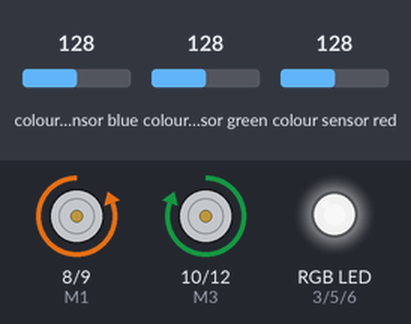
Bench run of a sketch on a simulated Arduino Uno, built with avr-gcc and run on an emulated ATmega328P. On the bench: motor-driver pin pairs drawn as motors (green arrow = first pin HIGH = forward, orange = second pin HIGH = backward, longer = more drive), an RGB LED mixed from three pins (HIGH = lit). Inputs (shaded band) come from the test bench; at power-on: colour sensor red 128, colour sensor blue 128, colour sensor green 128. Dim RGB values are drawn brighter than linear; what the sketch prints to the serial monitor is not drawn.

Above: at 1.3 s.
1.4 s: colour sensor red set to 191
At 2.2 s:
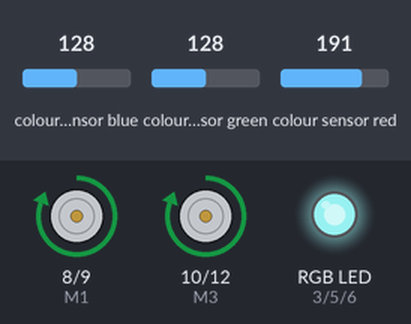
3.0 s: colour sensor blue set to 134
At 3.8 s:
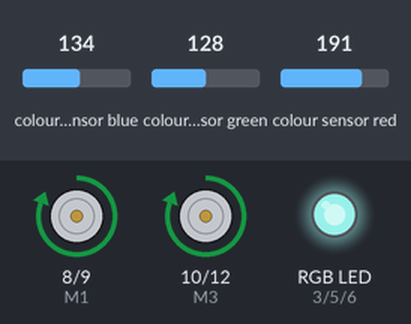
4.5 s: colour sensor blue set to 140
At 6.3 s:
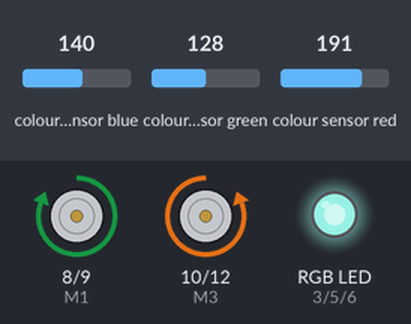
7.5 s: colour sensor green set to 191
At 8.4 s:
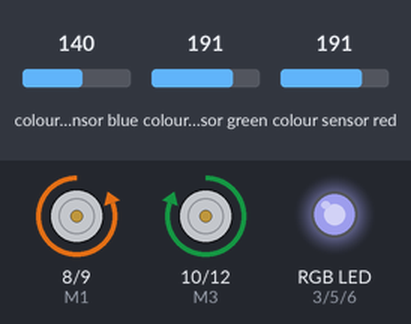
10.5 s: colour sensor green set to 250
At 11.2 s:
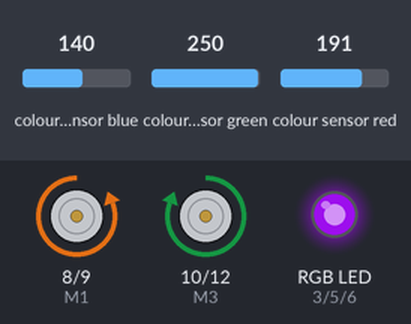
13.5 s: colour sensor red set to 5
At 14.4 s:
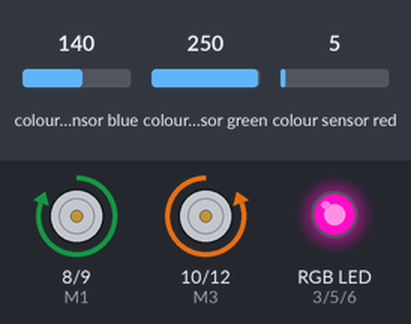
Timing chart, 0 to 17.5 s (numbered marks = the images above; inputs shaded):
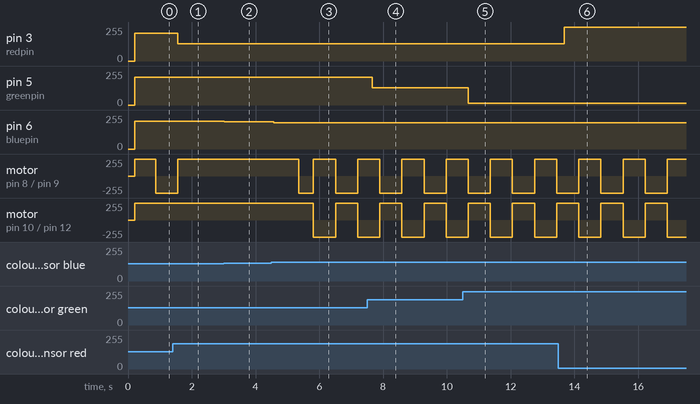

Measured:
- the behaviour switches between 136 and 137 on colour sensor blue (found by bisection; images 2 and 3)
- after the input at 1.4 s, pin 3 (redpin): 209/255 → 131/255 after 0.17 s; motor on pin 8 (M1) / pin 9 (M2): goes on until 1.6 s, then stays forward 255/255; motor on pin 10 (M3) / pin 12 (M4): stays forward 255/255 (without the input it goes to backward 255/255 after 0.17 s)
- after the input at 3.0 s, pin 6 (bluepin): 209/255 → 203/255 at once
- after the input at 4.5 s, pin 6 (bluepin): 203/255 → 198/255 after 0.07 s; motor on pin 8 (M1) / pin 9 (M2): forward 255/255 → backward 255/255 after 0.85 s, → forward 255/255 0.46 s later, → backward 255/255 0.69 s later, → forward 255/255 0.69 s later
- after the input at 7.5 s, pin 5 (greenpin): 209/255 → 131/255 after 0.16 s
- after the input at 10.5 s, pin 5 (greenpin): 131/255 → 12/255 after 0.17 s
- after the input at 13.5 s, pin 3 (redpin): 131/255 → 254/255 after 0.18 s

The sketch:

test6.ino
```cpp
#include <Wire.h>
#include "Adafruit_TCS34725.h"

// Motor pins (L298N style - full 4-pin control)
#define M1 8   // Left forward
#define M2 9   // Left backward
#define M3 10  // Right forward
#define M4 12  // Right backward

// RGB LED pins (visual feedback)
#define redpin   3
#define greenpin 5
#define bluepin  6
#define commonAnode true

byte gammatable[256];

Adafruit_TCS34725 tcs = Adafruit_TCS34725(TCS34725_INTEGRATIONTIME_24MS, TCS34725_GAIN_16X);

// Simple tuning
const int   RED_THRESHOLD    = 120;     // red value > this → on red
const unsigned long SEARCH_TIMEOUT = 800;  // ms without red before search

unsigned long lastSeenRed = 0;

void setup() {
  Serial.begin(9600);

  // Motor pins
  pinMode(M1, OUTPUT);
  pinMode(M2, OUTPUT);
  pinMode(M3, OUTPUT);
  pinMode(M4, OUTPUT);

  if (tcs.begin()) {
    Serial.println("TCS34725 found");
  } else {
    Serial.println("No TCS34725 ... check wiring");
    while (1);
  }

  // RGB LED setup
  pinMode(redpin, OUTPUT);
  pinMode(greenpin, OUTPUT);
  pinMode(bluepin, OUTPUT);

  for (int i = 0; i < 256; i++) {
    float x = i / 255.0;
    x = pow(x, 2.5) * 255.0;
    gammatable[i] = commonAnode ? 255 - x : x;
  }

  stopMotors();
  Serial.println("Ready. Place red close to sensor.");
  Serial.println("Red > 120 → forward");
  Serial.println("Red <= 120 → search by turning");
}

void loop() {
  float rf, gf, bf;
  tcs.setInterrupt(false);  // sensor LED on
  delay(30);
  tcs.getRGB(&rf, &gf, &bf);
  tcs.setInterrupt(true);   // sensor LED off

  int red   = (int)rf;
  int green = (int)gf;
  int blue  = (int)bf;

  // RGB LED shows detected color
  analogWrite(redpin,   gammatable[constrain(red,   0, 255)]);
  analogWrite(greenpin, gammatable[constrain(green, 0, 255)]);
  analogWrite(bluepin,  gammatable[constrain(blue,  0, 255)]);

  // --- Improved red detection ---
  bool seesRed = (red > 80) &&
                 (red > green * 1.4) &&
                 (red > blue * 1.4);

  if (seesRed) {
    lastSeenRed = millis();
    digitalWrite(M1, HIGH);
    digitalWrite(M2, LOW);
    digitalWrite(M3, HIGH);
    digitalWrite(M4, LOW);
    Serial.println("RED detected → forward");
  }
  else if (millis() - lastSeenRed < SEARCH_TIMEOUT) {
    digitalWrite(M1, HIGH);
    digitalWrite(M2, LOW);
    digitalWrite(M3, HIGH);
    digitalWrite(M4, LOW);
    Serial.println("Recent red → continue");
  }
  else {
    if ((millis() / 700) % 2 == 0) {
      Serial.println("Searching RIGHT");
      digitalWrite(M1, HIGH);
      digitalWrite(M2, LOW);
      digitalWrite(M3, LOW);
      digitalWrite(M4, HIGH);
      delay(120);
    } else {
      Serial.println("Searching LEFT");
      digitalWrite(M1, LOW);
      digitalWrite(M2, HIGH);
      digitalWrite(M3, HIGH);
      digitalWrite(M4, LOW);
      delay(120);
    }
  }

  // --- Debug ---
  Serial.print("R: "); Serial.print(red);
  Serial.print("  G: "); Serial.print(green);
  Serial.print("  B: "); Serial.print(blue);
  Serial.print("  seesRed: "); Serial.println(seesRed ? "YES" : "NO");

  delay(30);
}


void stopMotors() {
  digitalWrite(M1, LOW);
  digitalWrite(M2, LOW);
  digitalWrite(M3, LOW);
  digitalWrite(M4, LOW);
}
```
